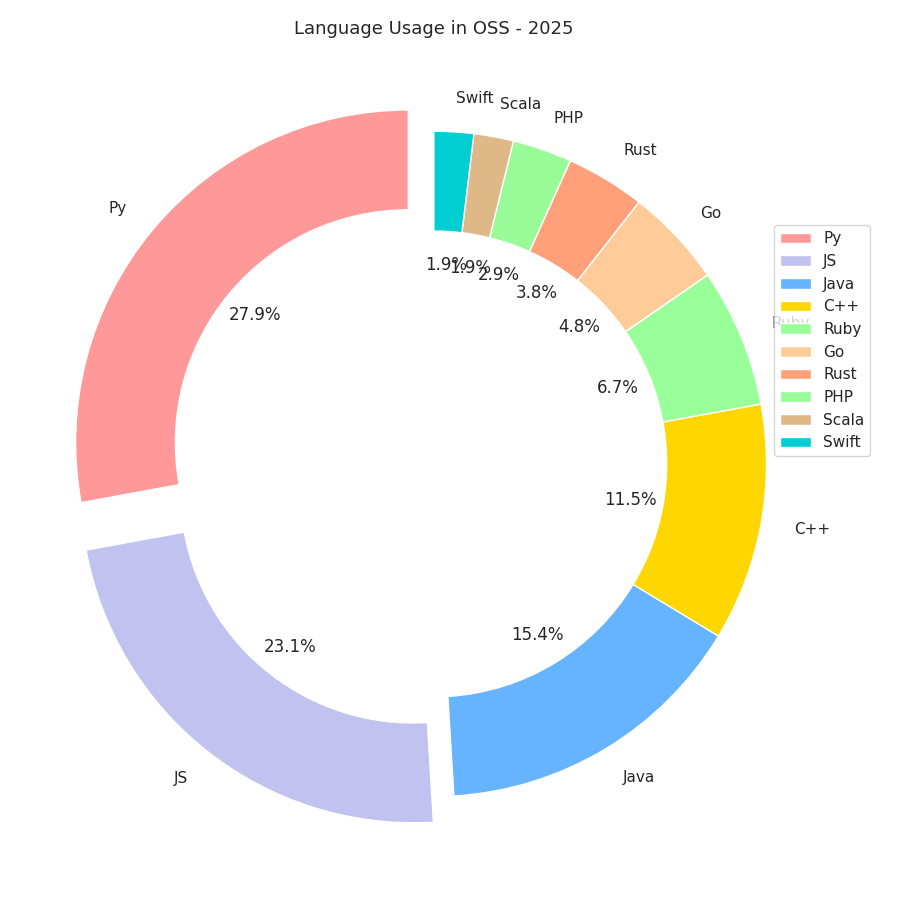

Here is the Python script that generated this plot:
import matplotlib.pyplot as plt

languages = ['Py', 'JS', 'Java', 'C++', 'Ruby', 'Go', 'Rust', 'PHP', 'Scala', 'Swift']
usage_percentages = [29, 24, 16, 12, 7, 5, 4, 3, 2, 2]

colors = ['#FF9999', '#C2C2F0', '#66B3FF', '#FFD700', '#99FF99', '#FFCC99', '#FFA07A', '#98FB98', '#DEB887', '#00CED1']
explode = (0.1, 0.1, 0, 0, 0, 0, 0, 0, 0, 0)

fig, ax = plt.subplots(figsize=(9, 9))

ax.pie(usage_percentages, labels=languages, autopct='%1.1f%%', startangle=90,
       colors=colors, explode=explode, wedgeprops={'width': 0.3}, shadow=False)

ax.set_title('Language Usage in OSS - 2025', fontsize=13, fontweight='normal', pad=10)

ax.legend(languages, loc='lower left', bbox_to_anchor=(0.9, 0.5))

plt.tight_layout()
plt.show()
